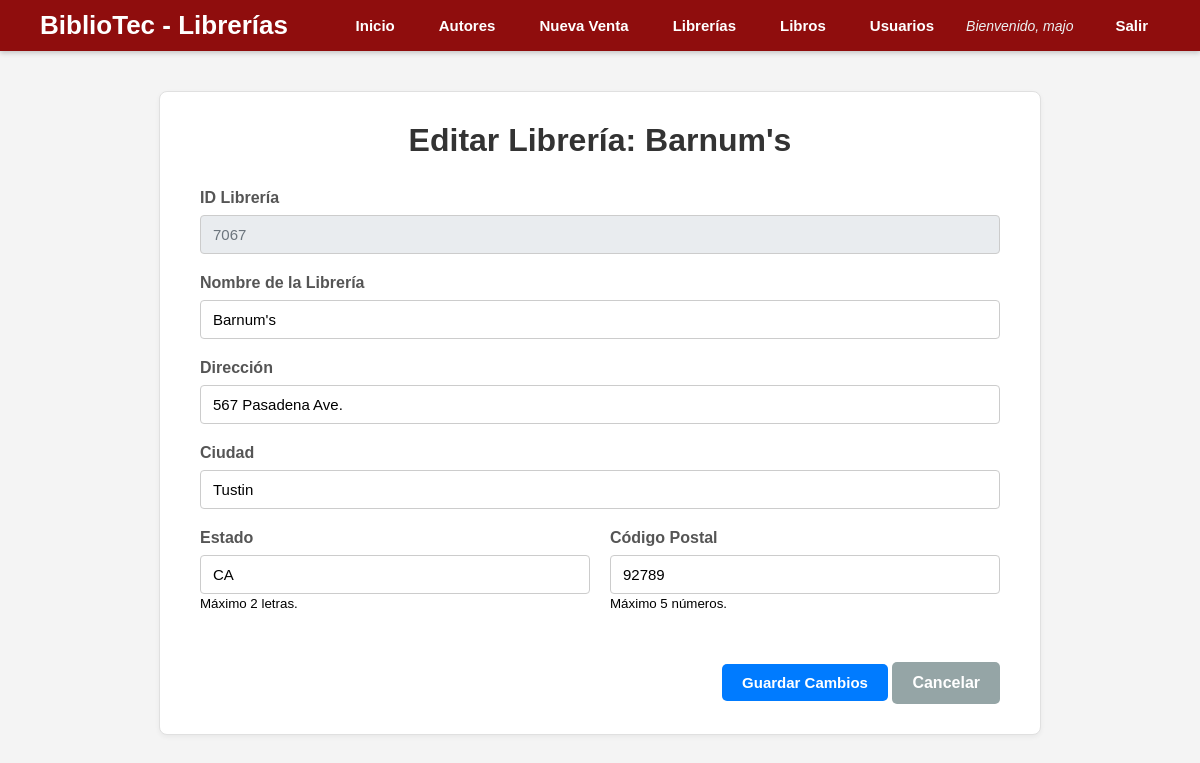
The app's page /editar_libreria.php?id=7067 (signed in) with its own data.
### tables this page shows
CREATE TABLE `stores` (
  `stor_id` char(4) NOT NULL,
  `stor_name` varchar(40) DEFAULT NULL,
  `stor_address` varchar(40) DEFAULT NULL,
  `city` varchar(20) DEFAULT NULL,
  `state` char(2) DEFAULT NULL,
  `zip` char(5) DEFAULT NULL
);

### editar_libreria.php (the view, shortened to what this page needs)
<?php
require 'conexion.php';
$id_tienda = $_GET['id'];
try {
    $sql = "SELECT * FROM stores WHERE stor_id = :id";
    $stmt = $pdo->prepare($sql);
    $stmt->execute([':id' => $id_tienda]);
    $tienda = $stmt->fetch(PDO::FETCH_ASSOC);
} catch (PDOException $e) {
    die("Error al obtener datos: " . $e->getMessage());
}
?>
<!DOCTYPE html>
<html lang="es">
<head>
    <link rel="stylesheet" href="estilo.css">
</head>
<body>
    <header>
        <div class="header-container">
            <h1>BiblioTec - Librerías</h1>
            <nav>
                <ul>
                    <li><a href="dashboard.php">Inicio</a></li>
                    <li><a href="autores.php">Autores</a></li>
                    <li><a href="ventas.php">Nueva Venta</a></li>
                    <li><a href="librerias.php">Librerías</a></li>
                    <li><a href="libros.php">Libros</a></li>
                    <li><a href="usuarios.php">Usuarios</a></li>
                    <li class="user-welcome">Bienvenido, <?php echo htmlspecialchars($_SESSION['user_name']); ?></li>
                    <li><a href="logout.php">Salir</a></li>
                </ul>
            </nav>
        </div>
    </header>
    <main class="main-content">
        <div class="form-container">
            <h2>Editar Librería: <?php echo htmlspecialchars($tienda['stor_name']); ?></h2>
            <form action="editar_libreria.php?id=<?php echo $id_tienda; ?>" method="POST">
                <div class="form-group">
                    <label for="stor_id">ID Librería</label>
                    <input type="text" id="stor_id" name="stor_id"
                           value="<?php echo htmlspecialchars($tienda['stor_id']); ?>" readonly>
                </div>
                <div class="form-group">
                    <label for="stor_name">Nombre de la Librería</label>
                    <input type="text" id="stor_name" name="stor_name" required
                           value="<?php echo htmlspecialchars($tienda['stor_name']); ?>">
                </div>
                <div class="form-group">
                    <label for="stor_address">Dirección</label>
                    <input type="text" id="stor_address" name="stor_address" required
                           value="<?php echo htmlspecialchars($tienda['stor_address']); ?>">
                </div>
                <div class="form-group">
                    <label for="city">Ciudad</label>
                    <input type="text" id="city" name="city" required
                           value="<?php echo htmlspecialchars($tienda['city']); ?>">
                </div>
                <div class="form-row">
                    <div class="form-group">
                        <label for="state">Estado</label>
                        <input type="text" id="state" name="state" maxlength="2"
                               value="<?php echo htmlspecialchars($tienda['state']); ?>">
                        <small>Máximo 2 letras.</small>
                    </div>
                    <div class="form-group">
                        <label for="zip">Código Postal</label>
                        <input type="text" id="zip" name="zip" required maxlength="5"
                               value="<?php echo htmlspecialchars($tienda['zip']); ?>">
                        <small>Máximo 5 números.</small>
                    </div>
                </div>
                <div class="form-actions">
                    <button type="submit" class="btn-primary">Guardar Cambios</button>
                    <a href="librerias.php" class="btn-dashboard btn-historial">Cancelar</a>
                </div>
            </form>
        </div>
    </main>
</body>
</html>

### estilo.css (style rules this page uses)
body { font-family: Arial, sans-serif; margin: 0; padding: 0; background-color: #f4f4f4; }
header { background-color: #8f0d0d; color: white; padding: 10px 40px; box-shadow: 0 2px 5px rgba(0, 0, 0, 0.2); }
.header-container { display: flex; justify-content: space-between; align-items: center; max-width: 1200px; margin: 0 auto; }
header h1 { margin: 0; font-size: 26px; }
nav ul { margin: 0; padding: 0; list-style: none; display: flex; align-items: center; }
nav li { margin-left: 20px; }
nav a { text-decoration: none; color: white; font-weight: bold; font-size: 15px; padding: 8px 12px; border-radius: 4px; transition: background-color 0.3s ease; }
.user-welcome { color: #ecf0f1; font-style: italic; font-size: 14px; margin-right: 10px; }
.main-content { max-width: 1100px; margin: 40px auto; padding: 0 20px; }
.main-content h2 { font-size: 32px; color: #2d3748; margin-bottom: 30px; text-align: center; }
.btn-dashboard { display: inline-block; text-decoration: none; color: white; padding: 12px 20px; border-radius: 5px; font-weight: bold; transition: background-color 0.3s ease; }
.btn-historial { background-color: #95a5a6; }
.form-container { max-width: 800px; margin: 0 auto; background-color: #ffffff; border: 1px solid #e0e0e0; border-radius: 8px; box-shadow: 0 2px 5px rgba(0, 0, 0, 0.05); padding: 30px 40px; }
.form-container h2 { text-align: center; margin-top: 0; margin-bottom: 30px; color: #333; }
.form-group { margin-bottom: 20px; }
.form-group label { display: block; margin-bottom: 8px; font-weight: bold; color: #555; }
.form-group input[type="text"], .form-group input[type="password"], .form-group input[type="email"], .form-group input[type="number"], .form-group textarea { width: 100%; padding: 10px 12px; border: 1px solid #ccc; border-radius: 4px; box-sizing: border-box; font-size: 15px; }
.form-group input[readonly] { background-color: #e9ecef; cursor: not-allowed; color: #6c757d; }
.form-row { display: flex; gap: 20px; }
.form-row .form-group { flex: 1; }
.form-actions { margin-top: 30px; text-align: right; }
.form-actions button { padding: 10px 20px; font-size: 15px; font-weight: bold; border: none; border-radius: 5px; cursor: pointer; margin-left: 10px; transition: background-color 0.3s ease; }
.btn-primary { background-color: #007bff; color: white; }

### editar_libreria.php (style rules this page uses)
input[readonly] { background-color: #e9ecef; cursor: not-allowed; color: #6c757d; }

### records on screen
stores: stor_name "Barnum's", stor_id "7067", stor_address "567 Pasadena Ave.", city "Tustin", state "CA", zip "92789"

### other values on screen
$_SESSION['user_name'] "majo"
